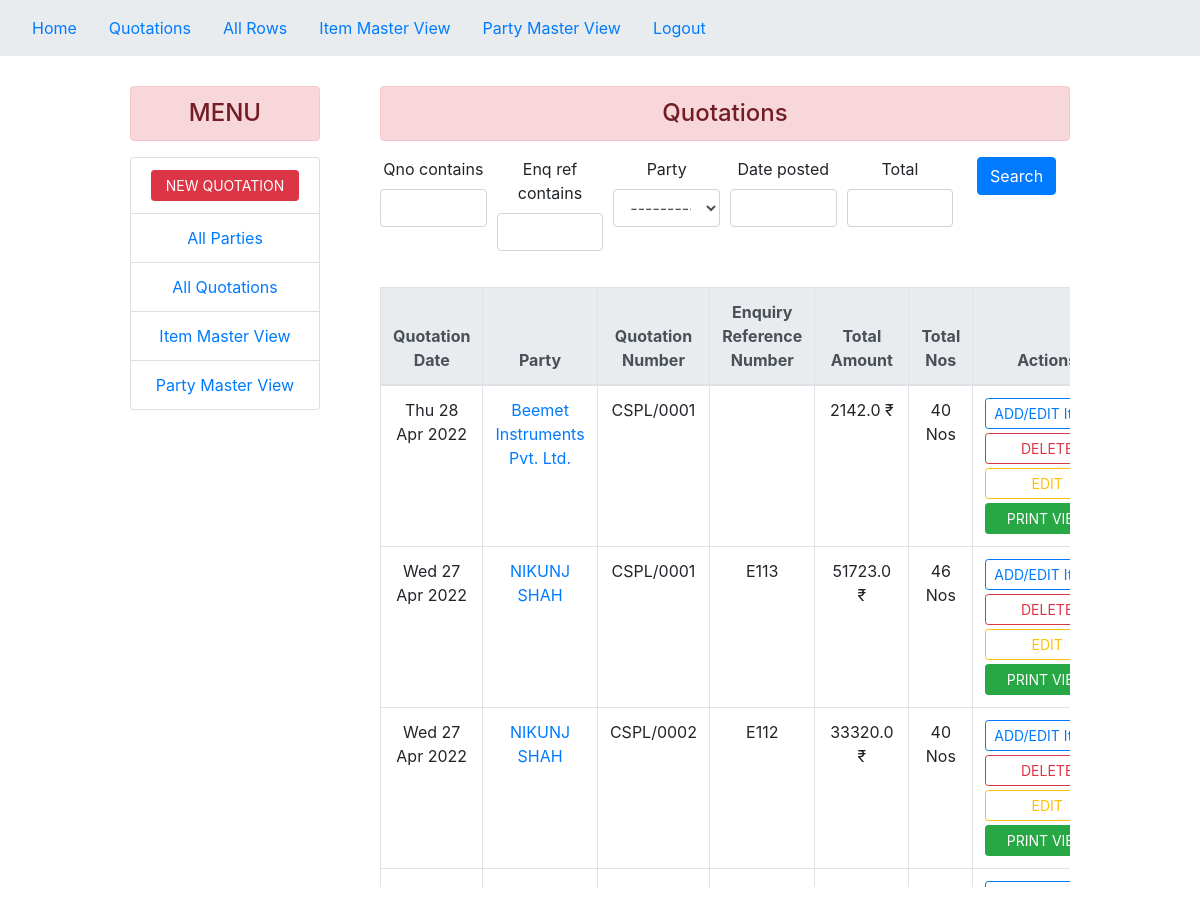
Page /quotations/ (signed in) on the committed database.
### core/models.py (models this page shows, shortened)
class Quotation(models.Model):
    qno = models.CharField(max_length=20,default='CSPL/')
    enq_ref = models.CharField(max_length=30,default='')
    party = models.ForeignKey(Party,on_delete=models.CASCADE)
    date_posted=models.DateTimeField(default=timezone.now)
    total = models.FloatField(default=0.0)
    totalnos = models.IntegerField(default=0.0)

class Party(models.Model):
    name =  models.CharField(max_length=100)
    phone = models.CharField(max_length=10,default=None,null=False)
    email = models.EmailField()
    billing_address=models.CharField(max_length=150,default=None,null=True)
    pincode=models.CharField(max_length=6,default=None,null=True)
    def __str__(self):
        return f'{self.name}'

### core/views.py (the view)
# urls.py: path('quotations/',QuotationListView,name = "quotations"),
@login_required
def QuotationListView(request):
    quotations = Quotation.objects.all().order_by('-date_posted')
    myfilter = QuotationFilter(request.GET,queryset=quotations)
    quotations = myfilter.qs
    context = {
        'quotations':quotations,
        'myfilter':myfilter
    }
    return render(request,'core/quotations.html',context)

### core/templates/core/quotations.html (shortened to what this page needs)
{% extends 'core/base.html' %}
{% block content %}
{% load crispy_forms_tags %}
<link rel="stylesheet" href="//code.jquery.com/ui/1.13.1/themes/base/jquery-ui.css">
<div class="col-md-10 offset-md-1 mt-0">
    <div class="container-lg" style="text-align: center">
        <div class="row">
            {% include 'partials/menu.html' %}
            <div class="col-sm-9" style="padding:30px;border: radius 30px;">
                <h4 class="text-center alert alert-danger">
                    Quotations
                </h4>
                <form method="GET">
                    <div class="form-row">
                        <div class="form-group col-sm-2">
                            {{myfilter.form.qno|as_crispy_field}}
                        </div>
                        <div class="form-group col-sm-2">
                            {{myfilter.form.enq_ref|as_crispy_field}}
                        </div>
                        <div class="form-group col-sm-2">
                            {{myfilter.form.party|as_crispy_field}}
                        </div>
                        <div class="form-group col-sm-2">
                            {{myfilter.form.date_posted|as_crispy_field}}
                        </div>
                        <div class="form-group col-sm-2">
                            {{myfilter.form.total|as_crispy_field}}
                        </div>
                        <div class="form-group col-sm-2">
                            <button class="btn btn-primary" type="submit">Search</button>
                        </div>
                    </div>
                </form>
                <div class ="my-custom-scrollbar mt-1" style="position: relative; height: 600px; overflow: auto; table-layout: fixed;">
                    <div class="table-wrapper-scroll-y" style="display: block;">
                        <table class="table table-bordered mb-0" id = "dt-vtable">
                            <thead style="position: sticky;top: 0" class="thead-light">
                                <th>Quotation Date</th>
                                <th>Party</th>
                                <th>Quotation Number</th>
                                <th>Enquiry Reference Number</th>
                                <th>Total Amount</th>
                                <th>Total Nos</th>
                                <th>Actions</th>
                            </thead>
                        {% for quotation in quotations %}
                        <tr>
                            <td>{{quotation.date_posted|date:"D d M Y"}}</td>
                            <td><a href = "{% url 'quote-for-party' quotation.party.id %}">{{quotation.party.name}} </td>
                            <td>{{quotation.qno}}</td>
                            <td>{{quotation.enq_ref}}</td>
                            <td>{{quotation.total}} ₹</td>
                            <td>{{quotation.totalnos}} Nos</td>
                            <td><a href="{% url 'create-quote-items' quotation.id %}"><button class="btn btn-outline-primary btn-block btn-sm">ADD/EDIT Items</button></a>
                                <a href="{% url 'delete-quote-confirm' quotation.id %}"><button class="btn btn-outline-danger btn-block btn-sm mt-1">DELETE</button></a>
                                <a href="{% url 'edit-quote' quotation.id %}"><button class="btn btn-outline-warning btn-block btn-sm mt-1">EDIT</button></a>
                                <a href="{% url 'view-printable-version-pdf' quotation.id %}" target="_blank"><button type="button" class="btn btn-success btn-block btn-sm mt-1">PRINT VIEW</button></a>
                            </td>
                        </tr>
                        {% endfor %}
                        </table>
                    </div>
                </div>
            </div>
        </div>
    </div>
</div>
{% endblock %}

### rows in the picture
Quotation: date_posted "Thu 28 Apr 2022", party.name "Beemet Instruments Pvt. Ltd.", qno "CSPL/0001", total "2142.0", totalnos "40"
Quotation: date_posted "Wed 27 Apr 2022", party.name "NIKUNJ SHAH", qno "CSPL/0001", enq_ref "E113", total "51723.0", totalnos "46"
Quotation: date_posted "Wed 27 Apr 2022", party.name "NIKUNJ SHAH", qno "CSPL/0002", enq_ref "E112", total "33320.0", totalnos "40"
